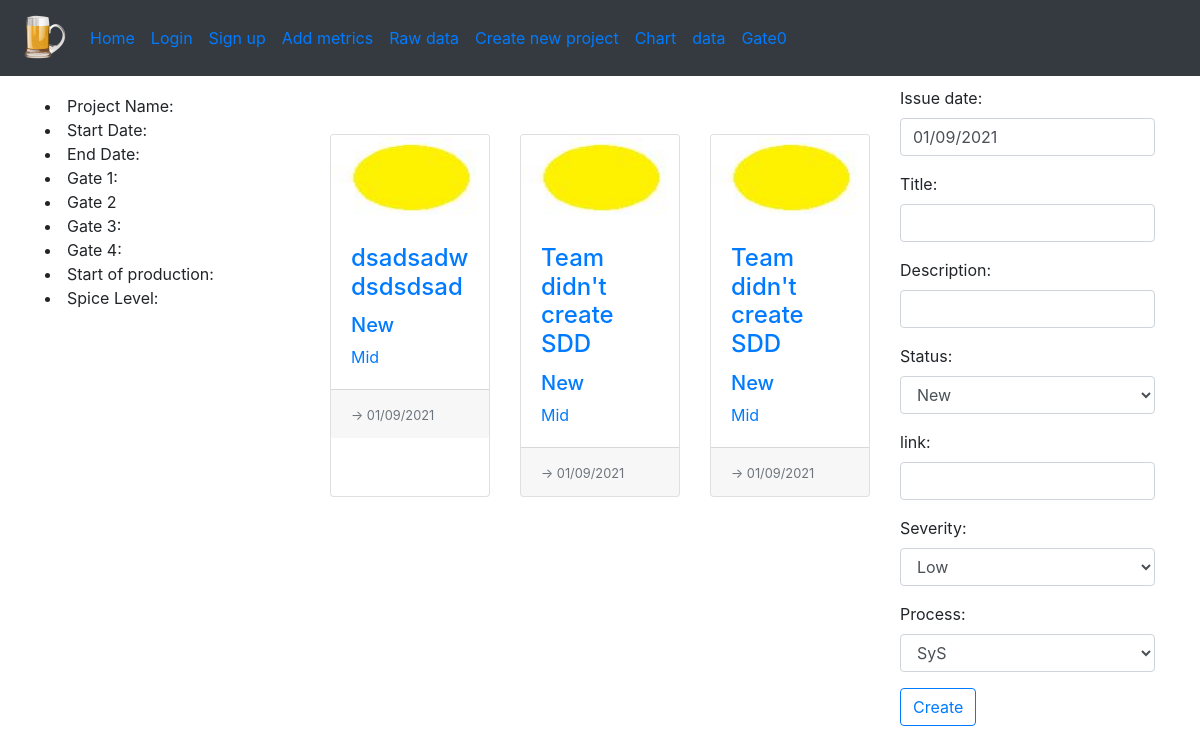
The page / on the database its author committed.
### spice_status/models/issue_models.py (models this page shows)
class Issue(db.Model):
    id = db.Column(db.Integer, primary_key=True)
    date = db.Column(db.String, default=(datetime.utcnow().strftime("%m/%d/%Y")))
    title = db.Column(db.String)
    description = db.Column(db.String)
    status = db.Column(db.String)
    severity = db.Column(db.String)
    process = db.Column(db.String)
    link = db.Column(db.String, default='')

### spice_status/views/main_views.py (the view, shortened to what this page needs)
@bp_main.route('/', methods=['GET', 'POST'])
def home():
    form = IssueForm()
    return render_template('status_page.html', form=form, issues=Issue.query.all(), project=get_project())

### spice_status/forms/issue_form.py
class IssueForm(FlaskForm):
    date = StringField('Issue date', default=(datetime.utcnow().strftime("%m/%d/%Y")), validators=[DataRequired()])
    title = StringField('Title', validators=[Length(min=1, max=64, message='Title must be up to 64')])
    description = StringField('Description', validators=[Length(min=15), DataRequired()])
    status = SelectField('Status', choices=['New', 'Assign', 'WIP', 'In Review', 'Closed'],
                         validators=[DataRequired()])
    link = StringField('link')
    severity = SelectField('Severity', choices=['Low', 'Mid', 'High', 'Escalated'],
                           validators=[DataRequired()])
    spice_process = SelectField('Process', choices=['SyS', 'SW', 'SUP', 'MAN'],
                           validators=[DataRequired()])
    submit = SubmitField("Create")

### spice_status/models/project_models.py (called while the page is built)
def get_project():
    return Project.query.first()

### spice_status/templates/status_page.html (shortened to what this page needs)
{% extends "partials/_three_column.html" %}
{% from "macros/form_field_macros.html" import render_field %}
{% block lside %}
<li>Project Name: {{ project.name }}</li>
<li>Start Date: {{ project.start_date }}</li>
<li>End Date: {{ project.end_date }}</li>
<li>Gate 1: {{ project.gate_1 }}</li>
<li>Gate 2 {{ project.gate_2 }}</li>
<li>Gate 3: {{ project.gate_3 }}</li>
<li>Gate 4: {{ project.gate_4 }}</li>
<li>Start of production: {{ project.sop }}</li>
<li>Spice Level: {{ project.spice_level }}</li>
{% endblock %}
{% block main_content %}
    <div class="row my-5 card-wrapper test">
        {% if issues %}
            {% for issue in issues  %}
                <div class="col-lg-4 col-md-6 mb-4">
                    <div class="card h-100">
                        {% include 'partials/_issue_card.html' %}
                    </div>
                </div>
             {% endfor %}
        {% endif %}
    </div>
{% endblock %}
{% block rside %}
     {% with enctype = True %}
         {% include 'partials/_form.html' %}
    {% endwith %}
{% endblock %}

### spice_status/templates/partials/_three_column.html
{% extends 'partials/_base.html' %}
{% block content %}
    <div class="row">
        <div class="col-3">
            {% block lside %}
            {% endblock %}
        </div>
        <div class="col-6">
            {% block main_content %}
            {% endblock %}
        </div>
        <div class="col-3">
            {% block rside %}
            {% endblock %}
        </div>
    </div>
{% endblock %}

### spice_status/templates/macros/form_field_macros.html (shortened to what this page needs)
{% macro render_field(field) %}
<div class="form-group">
    {% with cls = "form-control is-invalid" if field.errors else "form-control" %}
        {%  if field.widget.input_type == "submit" %}
            {% set cls = "btn btn-outline-primary custom-btn" %}
        {% endif %}
        {% if field.widget.input_type == 'checkbox' %}
            {{ field }}
            {{ field.label }}
        {% else %}
            {% if field.widget.input_type != 'hidden' and field.widget.input_type != 'submit' %}
                {{ field.label(class="form-label") }}:
            {% endif %}
            {{ field(class=cls) }}
        {% endif %}
    {% endwith %}
</div>
{% endmacro %}

### spice_status/templates/partials/_base.html (shortened to what this page needs)
<!doctype html>
<html lang="en">
<head>
    <link rel="stylesheet" href="{{ url_for('static', filename='css/bootstrap.min.css') }}">
    <link rel="stylesheet" href="{{ url_for('static', filename='css/main.css') }}">
</head>
<body>
<header>
    {% block navigation %}
    {% include 'partials/_nav.html' %}
    {% endblock %}
</header>
<main class="container">
    <div class="row">
        <div class="col-12">
            {% block content %}
            {% endblock %}
        </div>
    </div>
</main>
</body>
</html>

### spice_status/templates/partials/_nav.html (shortened to what this page needs)
<nav class="navbar navbar-expand-lg navbar-blue bg-dark">
    <a class="navbar-brand" href="{{ url_for('main.home')}}"><img
            src="{{ url_for('static', filename='images/logo.png') }}" width='50' height='50'></a>
    <div class="collapse navbar-collapse" id="navbarSupportedContent">
        <ul class="navbar-nav mr-auto">
            <li class="nav-item active">
                <a class="nav-link" href="{{ url_for('main.home')}}">Home <span class="sr-only">(current)</span></a>
            </li>
            {% if not current_user.is_authenticated %}
            <li class="nav-item">
                <a class="nav-link" href="{{ url_for('auth.login')}}">Login</a>
            </li>
            {% else %}
            <li class="nav-item">
                <a class="nav-link" href="{{ url_for('auth.logout')}}">Logout</a>
            </li>
            {% endif %}
            <li class="nav-item">
                <a class="nav-link" href="{{ url_for('auth.signup')}}">Sign up</a>
            </li>
            <li class="nav-item">
                <a class="nav-link" href="{{ url_for('input.metrics')}}">Add metrics</a>
            </li>
            <li class="nav-item">
                <a class="nav-link" href="{{ url_for('input.raw')}}">Raw data</a>
            </li>
            <li class="nav-item">
                <a class="nav-link" href="{{ url_for('project.define_new_project')}}">Create new project</a>
            </li>
            <li class="nav-item">
                <a class="nav-link" href="{{ url_for('input.chart')}}">Chart</a>
            </li>
            <li class="nav-item">
                <a class="nav-link" href="{{ url_for('input.data')}}">data</a>
            </li>
            <li class="nav-item">
                <a class="nav-link" href="{{ url_for('checklist.checklist_gate_1')}}">Gate0</a>
            </li>
        </ul>
    </div>
</nav>

### spice_status/templates/partials/_issue_card.html
   <a href="{{ url_for('issue.edit', issue_id=issue.id ) }}" class="anchor-hidden">
    <div class="embed-responsive embed-responsive-16by9">
    <img src="{%if issue.severity=='Escalated' %}{{ url_for('static', filename='images/red_dot.JPG') }}{% elif issue.severity=='High'%} {{ url_for('static', filename='images/orange_dot.JPG') }}{% elif issue.severity=='Mid'%} {{ url_for('static', filename='images/yellow_dot.JPG') }}{% elif issue.severity=='Low'%} {{ url_for('static', filename='images/green_dot.JPG') }} {% endif %}" class="card-img-top embed-responsive-item" alt="...">
    </div>
      <div class="card-body">
        <h4 class="card-title">
          {{ issue.description }}
          </h4>
        <h5>{{ issue.status}}</h5>
        <p class="card-text">{{issue.severity}}</p>
    </div>
    <div class="card-footer">
      <small class="text-muted"> {{issue.link}} -> {{issue.date}}
      </small>
    </div>
      </a>

### spice_status/templates/partials/_form.html
{% from 'macros/form_field_macros.html' import render_field %}
<form action="{{ action }}" method="{{ method if method else 'POST'}}" novalidate {% if enctype %} enctype="multipart/form-data" {% endif %}>
    {% for f in form %}
        {{ render_field(f) }}
    {% endfor %}
</form>

### spice_status/static/css/main.css (style rules this page uses)
.navbar { margin-bottom: 10px; }

### rows shown on the page
Issue: description "dsadsadwdsdsdsad", status "New", severity "Mid", date "01/09/2021"
Issue: description "Team didn't create SDD", status "New", severity "Mid", date "01/09/2021"
Issue: description "Team didn't create SDD", status "New", severity "Mid", date "01/09/2021"

### other values the page prints
{{ field.label(class="form-label") }} "Issue date" "Title" "Description" "Status" "link" "Severity" "Process"
